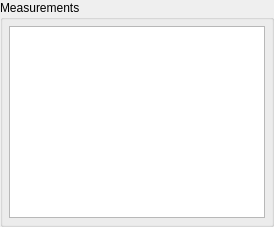
<?xml version='1.0' encoding='utf-8'?>
<ui version="4.0">
 <class>recordingMeasurements</class>
 <widget class="QGroupBox" name="recordingMeasurements">
  <property name="title">
   <string>Measurements</string>
  </property>
  <layout class="QVBoxLayout" name="recordingMeasurementsLayout">
   <item>
    <widget class="QTableView" name="sessionsMeasurementTable">
     <property name="editTriggers">
      <enum>QAbstractItemView::NoEditTriggers</enum>
     </property>
     <property name="selectionBehavior">
      <enum>QAbstractItemView::SelectRows</enum>
     </property>
     <property name="maximumHeight">
      <number>180</number>
     </property>
     <attribute name="verticalHeaderVisible">
      <bool>false</bool>
     </attribute>
     <attribute name="horizontalHeaderStretchLastSection">
      <bool>true</bool>
     </attribute>
    </widget>
   </item>
   <property name="leftMargin">
    <number>6</number>
   </property>
   <property name="topMargin">
    <number>6</number>
   </property>
   <property name="rightMargin">
    <number>6</number>
   </property>
   <property name="bottomMargin">
    <number>6</number>
   </property>
  </layout>
 </widget>
 <resources />
 <connections />
</ui>
